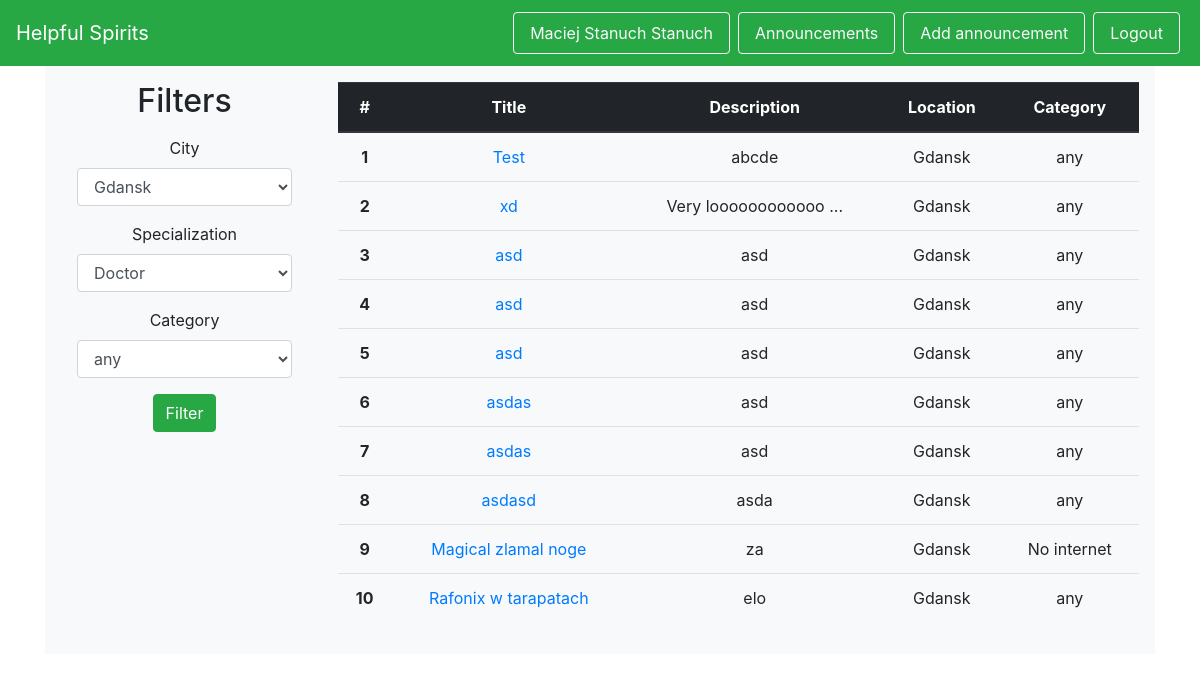
Page /posters (signed in) on the committed database.
### helpful_spirits/models.py (models this page shows, shortened)
class User(db.Model, UserMixin):
    id = db.Column(db.Integer, primary_key=True)
    firstname = db.Column(db.String(50), nullable=False)
    surname = db.Column(db.String(50), nullable=False)
    birthday = db.Column(db.Date, nullable=False)
    phone = db.Column(db.String, nullable=False)
    password_hash = db.Column(db.String, nullable=False)
    email = db.Column(db.String)

class Poster(db.Model):
    id = db.Column(db.Integer, primary_key=True)
    add_date = db.Column(db.Date, nullable=False)
    start_date = db.Column(db.Date, nullable=False)
    end_date = db.Column(db.Date)
    is_active = db.Column(db.Boolean, nullable=False)
    title = db.Column(db.String(100), nullable=False)
    description = db.Column(db.String(1000), nullable=False)
    location_id = db.Column(db.Integer, db.ForeignKey('location.id'), nullable=False)
    victim_id = db.Column(db.Integer, db.ForeignKey('victim.id'), nullable=False)
    category_id = db.Column(db.Integer, db.ForeignKey('category.id'), nullable=False)
    @staticmethod
    def get_all_active():
        return Poster.query.filter_by(is_active=True).filter(Poster.end_date >= date.today()).all()

class City(db.Model):
    id = db.Column(db.Integer, primary_key=True)
    id = db.Column(db.Integer, primary_key=True)
    name = db.Column(db.String(50), nullable=False, unique=True)
    volunteers = db.relationship('Volunteer', backref='city')
    locations = db.relationship('Location', backref='city')

class Category(db.Model):
    id = db.Column(db.Integer, primary_key=True)
    name = db.Column(db.String(50), nullable=False)
    danger_level = db.Column(db.Integer, nullable=False)
    posters = db.relationship('Poster', backref='category')

### helpful_spirits/views.py (the view)
@app.route('/posters', methods=['GET', 'POST'])
def posters():
    form = FilterSearch()
    if form.validate_on_submit():
        specific_posters = Poster.get_specific(category=form.category_name.data, city=form.city.data,
                                               specialization=None)
        iterator_ = zip(specific_posters, range(len(specific_posters)))
        return render_template('posters.html', posters=iterator_, form=form)
    else:
        all_active_posters = Poster.get_all_active()
        iterator_ = zip(all_active_posters, range(len(all_active_posters)))
        return render_template('posters.html', posters=iterator_, form=form)

### helpful_spirits/forms.py
class FilterSearch(Form):
    city_choices = [(city.name, city.name) for city in City.get_all()]
    category_choices = [(category.name, category.name) for category in Category.get_all()]
    specialisation_choices = [(specialisation.name, specialisation.name) for specialisation in Specialisation.get_all()]
    city = SelectField('City', choices=city_choices, validators=[DataRequired()])
    specialisation = SelectField('Specialization', choices=specialisation_choices)
    category_name = SelectField('Category', choices=category_choices, validators=[DataRequired()])

### helpful_spirits/__init__.py (called while the page is built)
@login_manager.user_loader
def load_user(user_id):
    return models.User.query.filter_by(id=user_id).first()

### helpful_spirits/templates/posters.html (shortened to what this page needs)
{% extends 'base.html' %}
{% from "includes/_forms.html" import render_field %}
{% block body %}
<div id="wrapper-divPC" style="background-color: #f8f9fa;">
    <div class="row py-3 px-3">
        <div class="col-md-3 col-xs-12 text-center">
            <h2>Filters</h2>
            <p>
                <form id="register-form" method="POST" action="/posters">
                    <div class="form-group mx-3">
                        {{ render_field(form.city, class_="form-control") }}
                    </div>
                    <div class="form-group mx-3">
                        {{ render_field(form.specialisation, class_="form-control") }}
                    </div>
                    <div class="form-group mx-3">
                        {{ render_field(form.category_name, class_="form-control") }}
                    </div>
                    <p><input type="submit" class="btn btn-success mx-3" value="Filter"></p>
                </form>
            </p>
        </div>
        <div class="col-md-9 col-xs-12">
            <div id="posters">
                <table class="table text-center">
                    <thead class="thead-dark">
                        <tr>
                            <th scope="col">#</th>
                            <th scope="col">Title</th>
                            <th scope="col">Description</th>
                            <th scope="col">Location</th>
                            <th scope="col">Category</th>
                        </tr>
                    </thead>
                    <tbody>
                        {% for poster, index in posters %}
                        <tr>
                            <th scope="row">{{ index + 1 }}</th>
                            <td><a href="/posters/{{ poster.id }}"> {{ poster.title }}</a></td>
                            <td>{{ poster.description[0:18] }}{% if poster.description[18]!=nil %}
                                ...{% endif %}</td>
                            <td>{{ poster.location.city.name }}</td>
                            <td>{{ poster.category.name }}</td>
                        </tr>
                        {% endfor %}
                    </tbody>
                </table>
            </div>
        </div>
    </div>
    </div>
</div>
{% endblock %}

### helpful_spirits/templates/includes/_navbar.html (shortened to what this page needs)
<nav class="navbar navbar-dark bg-success sticky-top">
    <a class="navbar-brand" href="/">Helpful Spirits</a>
    <ul class="nav list-inline">
        {% if current_user.is_authenticated %}
        <li class="nav-item">
            <a class="nav-link btn btn-outline-light mx-1 my-1" href="/my_profile">{{ current_user.firstname }}
                {{ current_user.surname }}</a>
        </li>
        <li class="nav-item">
            <a class="nav-link btn btn-outline-light mx-1 my-1" href="/posters">Announcements</a>
        </li>
        <li class="nav-item">
            <a class="nav-link btn btn-outline-light mx-1 my-1" href="/add_poster">Add announcement</a>
        </li>
        <li class="nav-item">
            <a class="nav-link btn btn-outline-light mx-1 my-1" href="/logout">Logout</a>
        </li>
        {% endif %}
    </ul>
</nav>

### rows in the picture
User: firstname "Maciej Stanuch", surname "Stanuch"
Poster: index "1", title "Test", description "abcde", location.city.name "Gdansk", category.name "any"
Poster: index "2", title "xd", description "Very loooooooooooo", location.city.name "Gdansk", category.name "any"
Poster: index "3", title "asd", description "asd", location.city.name "Gdansk", category.name "any"
Poster: index+1 "4", title "asd", description "asd", location.city.name "Gdansk", category.name "any"
Poster: index "5", title "asd", description "asd", location.city.name "Gdansk", category.name "any"
Poster: index "6", title "asdas", description "asd", location.city.name "Gdansk", category.name "any"
Poster: index "7", title "asdas", description "asd", location.city.name "Gdansk", category.name "any"
Poster: index "8", title "asdasd", description "asda", location.city.name "Gdansk", category.name "any"
Poster: index "9", title "Magical zlamal noge", description "za", location.city.name "Gdansk", category.name "No internet"
Poster: index "10", title "Rafonix w tarapatach", description "elo", location.city.name "Gdansk", category.name "any"

### other values in the picture
{{ field.label }} "City Specialization Category"
